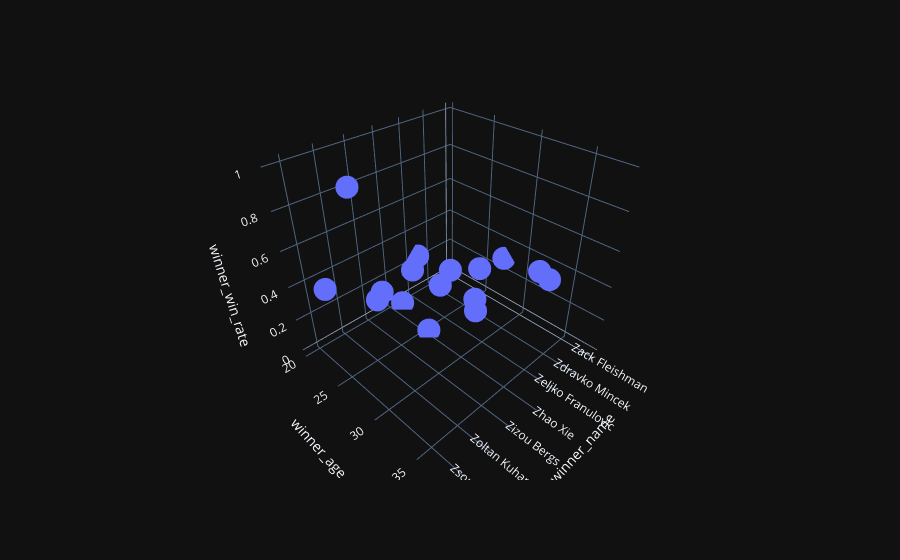

Notebook source saved alongside this figure:
### Code cell
#Explorativer Versuch
df2_max_play = df2.loc[df2.groupby('winner_name')['winner_total_games_played'].idxmax().tail(20)]
px.scatter_3d(df2_max_play, x='winner_name', y='winner_age', z='winner_win_rate')

### Figure 1 — Plotly figure (JSON) as saved in the notebook; plotly's stock layout.template omitted (floating-point values rounded to 4 significant figures)
{"data": [{"hovertemplate": "winner_name=%{x}<br>winner_age=%{y}<br>winner_win_rate=%{z}<extra></extra>", "legendgroup": "", "marker": {"color": "#636efa", "symbol": "circle"}, "mode": "markers", "name": "", "scene": "scene", "showlegend": false, "x": ["Zack Fleishman", "Zan Guerry", "Zdenek Kolar", "Zdravko Mincek", "Ze Zhang", "Zeeshan Ali", "Zeljko Franulovic", "Zeljko Krajan", "Zeljko Tosic", "Zhao Xie", "Zhe Li", "Zhizhen Zhang", "Zizou Bergs", "Zlatko Ivancic", "Zoltan Ilin", "Zoltan Kuharszky", "Zoran Petkovic", "Zoran Sevcenko", "Zsombor Piros", "Zulfiqar Ahmed"], "y": [27.5, 33.4, 25.6, null, 27.7, 20.2, 35.3, 25.4, 20.8, 25.7, 32.3, 26.0, 22.7, null, null, 25.9, null, 26.5, 22.9, 37.9], "z": [0.2857, 0.3419, 0.0, 0.0, 0.3273, 0.2308, 0.5782, 0.2353, 0.0, 0.0, 0.3846, 0.4545, 0.25, 0.0, 0.2941, 0.3909, 0.0, 1.0, 0.4444, 1.0], "type": "scatter3d"}], "layout": {"scene": {"domain": {"x": [0.0, 1.0], "y": [0.0, 1.0]}, "xaxis": {"title": {"text": "winner_name"}}, "yaxis": {"title": {"text": "winner_age"}}, "zaxis": {"title": {"text": "winner_win_rate"}}}, "legend": {"tracegroupgap": 0}, "margin": {"t": 60}}}
